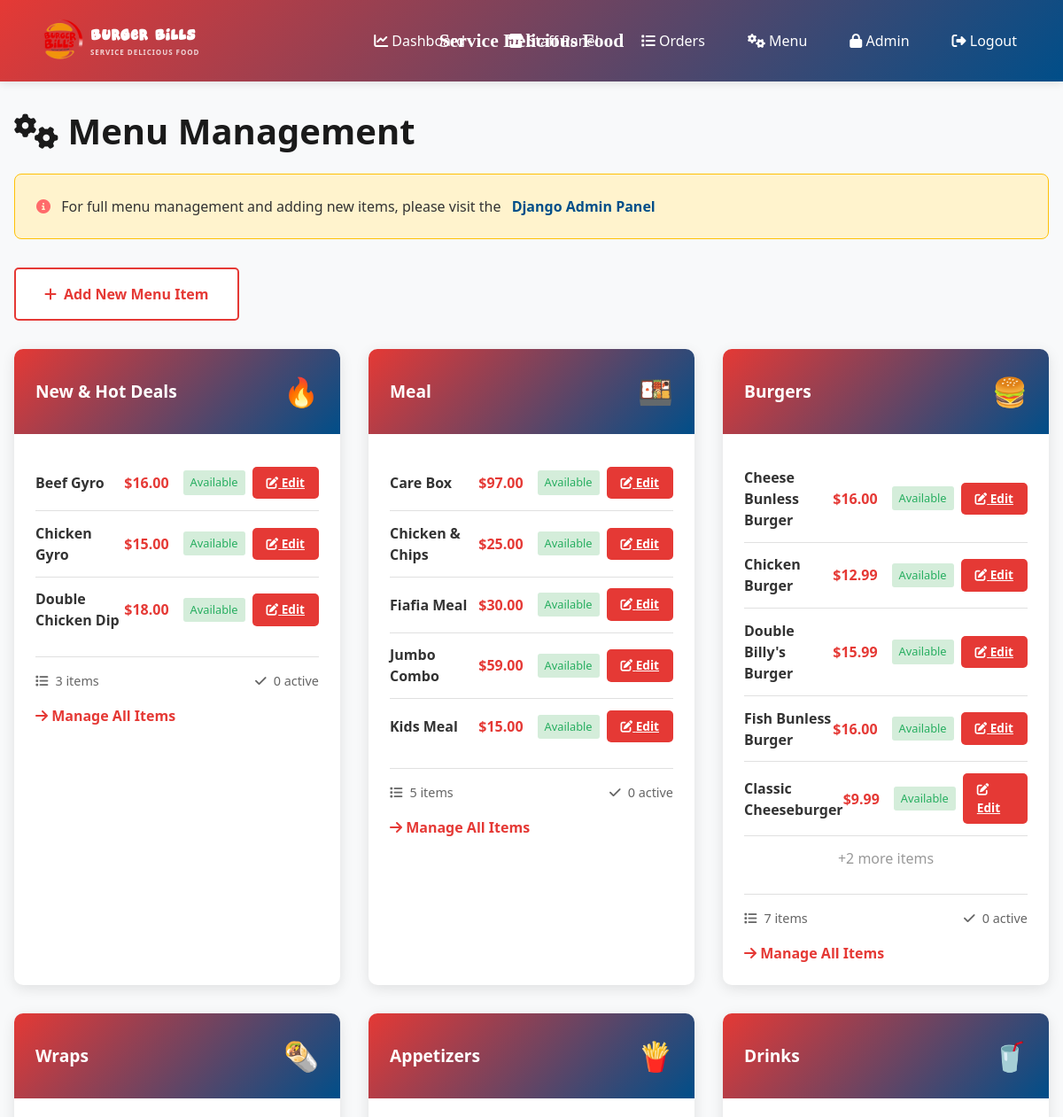
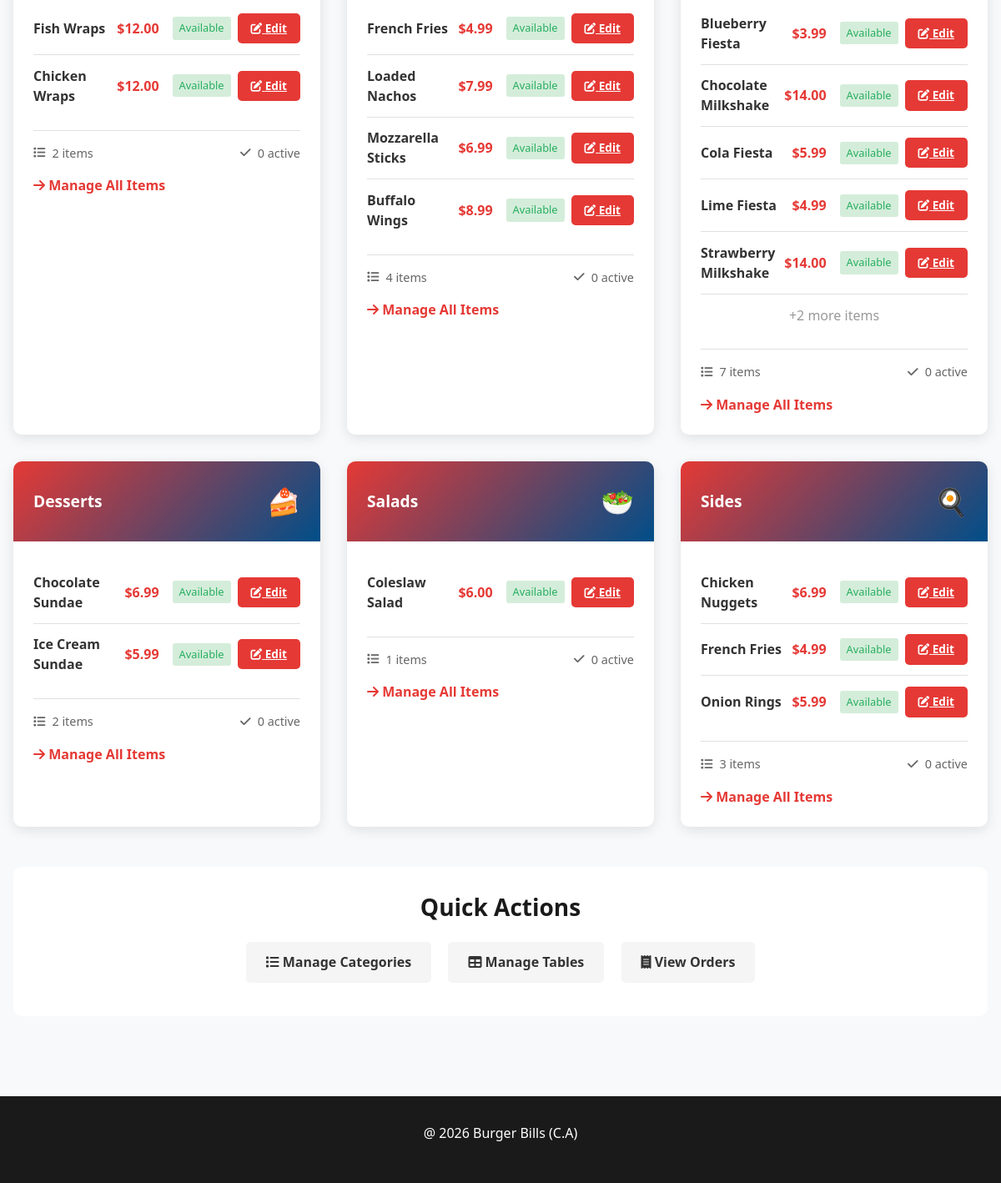
/menu-management/ (signed in), run on the app's committed database (2 pictures, top to bottom).
### menu/models.py (models this page shows, shortened)
class Category(models.Model):
    name = models.CharField(max_length=100, unique=True)
    description = models.TextField(blank=True)
    icon = models.CharField(max_length=50, default='🍔', help_text="Emoji or icon name")
    order = models.IntegerField(default=0)
    created_at = models.DateTimeField(auto_now_add=True)
    class Meta:
        ordering = ['order', 'name']
        verbose_name_plural = "Categories"

class MenuItem(models.Model):
    category = models.ForeignKey(Category, on_delete=models.CASCADE, related_name='items')
    name = models.CharField(max_length=200)
    description = models.TextField()
    price = models.DecimalField(max_digits=8, decimal_places=2)
    image = models.ImageField(upload_to='menu_items/', blank=True, null=True)
    is_available = models.BooleanField(default=True)
    is_vegetarian = models.BooleanField(default=False)
    is_vegan = models.BooleanField(default=False)
    is_spicy = models.BooleanField(default=False)
    is_gluten_free = models.BooleanField(default=False)
    rating = models.FloatField(default=0.0)
    order = models.IntegerField(default=0)
    created_at = models.DateTimeField(auto_now_add=True)
    updated_at = models.DateTimeField(auto_now=True)
    has_sizes = models.BooleanField(default=False, help_text="Enable size options (S, M, L)")
    size_small_price = models.DecimalField(max_digits=8, decimal_places=2, default=0, help_text="Price for small size")
    size_medium_price = models.DecimalField(max_digits=8, decimal_places=2, default=0, help_text="Price for medium size")
    size_large_price = models.DecimalField(max_digits=8, decimal_places=2, default=0, help_text="Price for large size")
    class Meta:
        ordering = ['category', 'order', 'name']
        indexes = [
            models.Index(fields=['category', 'is_available']),
        ]

### menu/views.py (the view)
# urls.py: path('menu-management/', views.menu_management, name='menu_management'),
@login_required
def menu_management(request):
    if not request.user.is_staff:
        return redirect('index')
    categories = Category.objects.prefetch_related('items')
    context = {
        'categories': categories,
    }
    return render(request, 'menu/menu_management.html', context)

### templates/menu/menu_management.html (shortened to what this page needs)
{% extends 'menu/base.html' %}
{% block content %}
<h1><i class="fas fa-cogs"></i> Menu Management</h1>
<div class="admin-notice">
    <i class="fas fa-info-circle"></i>
    For full menu management and adding new items, please visit the
    <a href="/admin/" class="admin-link">Django Admin Panel</a>
</div>
<button class="btn-add" onclick="window.location.href='/admin/menu/menuitem/add/'">
    <i class="fas fa-plus"></i> Add New Menu Item
</button>
{% if categories %}
    <div class="categories-grid">
        {% for category in categories %}
            <div class="category-card">
                <div class="category-header">
                    <div>
                        <div class="category-title">{{ category.name }}</div>
                    </div>
                    <div class="category-icon">{{ category.icon }}</div>
                </div>
                <div class="category-body">
                    {% if category.items.all %}
                        <div class="items-list">
                            {% for item in category.items.all|slice:":5" %}
                                <div class="item-row">
                                    <span class="item-name">{{ item.name }}</span>
                                    <span class="item-price">${{ item.price }}</span>
                                    <span class="item-status {% if not item.is_available %}unavailable{% endif %}">
                                        {% if item.is_available %}Available{% else %}Out of Stock{% endif %}
                                    </span>
                                    <a href="/admin/menu/menuitem/{{ item.id }}/change/" class="btn-action btn-edit">
                                        <i class="fas fa-edit"></i> Edit
                                    </a>
                                </div>
                            {% endfor %}
                            {% if category.items.count > 5 %}
                                <div style="padding: 0.8rem 0; color: #999; text-align: center;">
                                    +{{ category.items.count|add:"-5" }} more items
                                </div>
                            {% endif %}
                        </div>
                        <div class="category-stats">
                            <div class="stat-item">
                                <i class="fas fa-list"></i>
                                <span>{{ category.items.count }} items</span>
                            </div>
                            <div class="stat-item">
                                <i class="fas fa-check"></i>
                                <span>{{ category.items|length }} active</span>
                            </div>
                        </div>
                        <a href="/admin/menu/menuitem/?category__id__exact={{ category.id }}" class="quick-link">
                            <i class="fas fa-arrow-right"></i> Manage All Items
                        </a>
                    {% endif %}
                </div>
            </div>
        {% endfor %}
    </div>
{% endif %}
<div style="text-align: center; margin-top: 3rem; padding: 2rem; background: white; border-radius: 10px;">
    <h3 style="margin-bottom: 1rem;">Quick Actions</h3>
    <a href="/admin/menu/category/" style="display: inline-block; margin: 0.5rem; padding: 0.8rem 1.5rem; background: #f5f5f5; border-radius: 5px; text-decoration: none; color: #333; font-weight: 600; transition: all 0.3s;">
        <i class="fas fa-list"></i> Manage Categories
    </a>
    <a href="/admin/menu/table/" style="display: inline-block; margin: 0.5rem; padding: 0.8rem 1.5rem; background: #f5f5f5; border-radius: 5px; text-decoration: none; color: #333; font-weight: 600; transition: all 0.3s;">
        <i class="fas fa-table"></i> Manage Tables
    </a>
    <a href="/admin/menu/order/" style="display: inline-block; margin: 0.5rem; padding: 0.8rem 1.5rem; background: #f5f5f5; border-radius: 5px; text-decoration: none; color: #333; font-weight: 600; transition: all 0.3s;">
        <i class="fas fa-receipt"></i> View Orders
    </a>
</div>
{% endblock %}

### templates/menu/menu_management.html (style rules this page uses)
.categories-grid { display: grid; grid-template-columns: repeat(auto-fill, minmax(300px, 1fr)); gap: 2rem; margin-bottom: 3rem; }
.category-card { background: white; border-radius: 10px; overflow: hidden; box-shadow: 0 4px 15px rgba(0, 0, 0, 0.1); transition: all 0.3s; }
.category-header { background: linear-gradient(135deg, #E53935 0%, #004E89 100%); color: white; padding: 1.5rem; display: flex; justify-content: space-between; align-items: center; }
.category-title { font-size: 1.2rem; font-weight: 700; }
.category-icon { font-size: 2rem; }
.category-body { padding: 1.5rem; }
.items-list { margin-bottom: 1rem; }
.item-row { display: flex; justify-content: space-between; align-items: center; padding: 0.8rem 0; border-bottom: 1px solid #e0e0e0; }
.item-row:last-child { border-bottom: none; }
.item-name { flex: 1; font-weight: 600; color: #333; }
.item-price { color: #E53935; font-weight: 700; margin-right: 1rem; }
.item-status { font-size: 0.8rem; padding: 0.25rem 0.5rem; border-radius: 3px; background: #d4edda; color: #27ae60; margin-right: 0.5rem; }
.btn-action { padding: 0.5rem 1rem; border: none; border-radius: 5px; cursor: pointer; font-weight: 600; transition: all 0.2s; font-size: 0.85rem; }
.btn-edit { background: #E53935; color: white; }
.btn-add { background: white; border: 2px solid #E53935; color: #E53935; padding: 1rem 2rem; border-radius: 5px; font-weight: 600; cursor: pointer; transition: all 0.3s; font-size: 1rem; display: inline-flex; align-items: center; gap: 0.5rem; margin-bottom: 2rem; }
.category-stats { display: flex; justify-content: space-between; align-items: center; padding-top: 1rem; border-top: 1px solid #e0e0e0; margin-top: 1rem; font-size: 0.9rem; color: #666; }
.stat-item { display: flex; gap: 0.5rem; align-items: center; }
.quick-link { color: #E53935; font-weight: 600; text-decoration: none; cursor: pointer; margin-top: 1rem; display: inline-block; }
.admin-notice { background: #fff3cd; border: 1px solid #ffc107; padding: 1.5rem; border-radius: 8px; margin-bottom: 2rem; }
.admin-notice i { color: #ff6b6b; margin-right: 0.5rem; }
.admin-link { color: #004E89; font-weight: 600; text-decoration: none; margin-left: 0.5rem; }

### data on the page
Category: name "New & Hot Deals", icon "🔥", items.count "3", items|length "0"
MenuItem: name "Beef Gyro", price "16.00", is_available "Available"
MenuItem: name "Chicken Gyro", price "15.00", is_available "Available"
MenuItem: name "Double Chicken Dip", price "18.00", is_available "Available"
Category: name "Meal", icon "🍱", items.count "5", items|length "0"
MenuItem: name "Care Box", price "97.00", is_available "Available"
MenuItem: name "Chicken & Chips", price "25.00", is_available "Available"
MenuItem: name "Fiafia Meal", price "30.00", is_available "Available"
MenuItem: name "Jumbo Combo", price "59.00", is_available "Available"
MenuItem: name "Kids Meal", price "15.00", is_available "Available"
Category: name "Burgers", icon "🍔", items.count|add "2", items.count "7", items|length "0"
MenuItem: name "Cheese Bunless Burger", price "16.00", is_available "Available"
MenuItem: name "Chicken Burger", price "12.99", is_available "Available"
MenuItem: name "Double Billy's Burger", price "15.99", is_available "Available"
MenuItem: name "Fish Bunless Burger", price "16.00", is_available "Available"
MenuItem: name "Classic Cheeseburger", price "9.99", is_available "Available"
Category: name "Wraps", icon "🌯", items.count "2", items|length "0"
MenuItem: name "Fish Wraps", price "12.00", is_available "Available"
MenuItem: name "Chicken Wraps", price "12.00", is_available "Available"
Category: name "Appetizers", icon "🍟", items.count "4", items|length "0"
MenuItem: name "French Fries", price "4.99", is_available "Available"
MenuItem: name "Loaded Nachos", price "7.99", is_available "Available"
MenuItem: name "Mozzarella Sticks", price "6.99", is_available "Available"
MenuItem: name "Buffalo Wings", price "8.99", is_available "Available"
Category: name "Drinks", icon "🥤", items.count|add "2", items.count "7", items|length "0"
MenuItem: name "Blueberry Fiesta", price "3.99", is_available "Available"
MenuItem: name "Chocolate Milkshake", price "14.00", is_available "Available"
MenuItem: name "Cola Fiesta", price "5.99", is_available "Available"
MenuItem: name "Lime Fiesta", price "4.99", is_available "Available"
MenuItem: name "Strawberry Milkshake", price "14.00", is_available "Available"
Category: name "Desserts", icon "🍰", items.count "2", items|length "0"
MenuItem: name "Chocolate Sundae", price "6.99", is_available "Available"
MenuItem: name "Ice Cream Sundae", price "5.99", is_available "Available"
Category: name "Salads", icon "🥗", items.count "1", items|length "0"
MenuItem: name "Coleslaw Salad", price "6.00", is_available "Available"
Category: name "Sides", icon "🍳", items.count "3", items|length "0"
MenuItem: name "Chicken Nuggets", price "6.99", is_available "Available"
MenuItem: name "French Fries", price "4.99", is_available "Available"
MenuItem: name "Onion Rings", price "5.99", is_available "Available"
